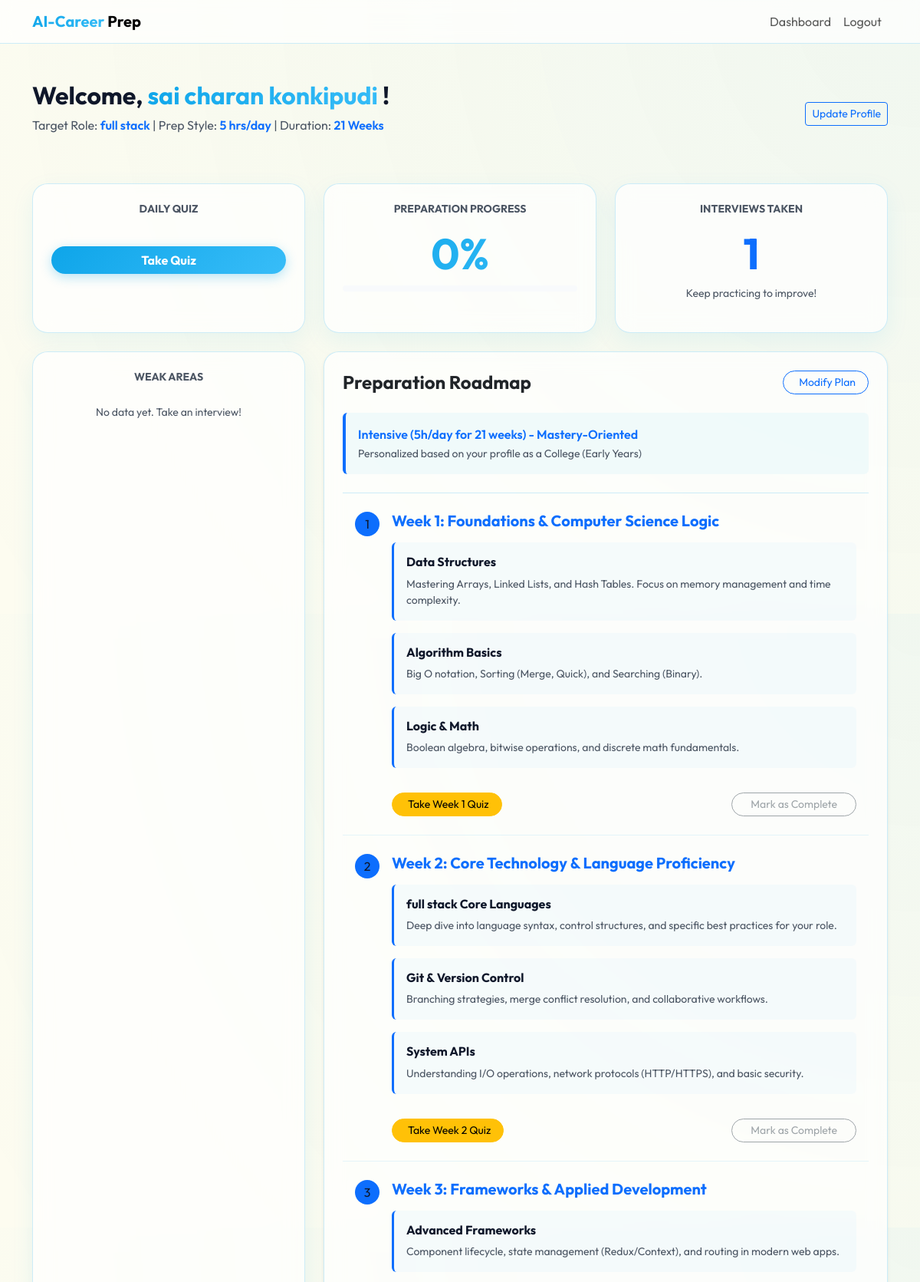
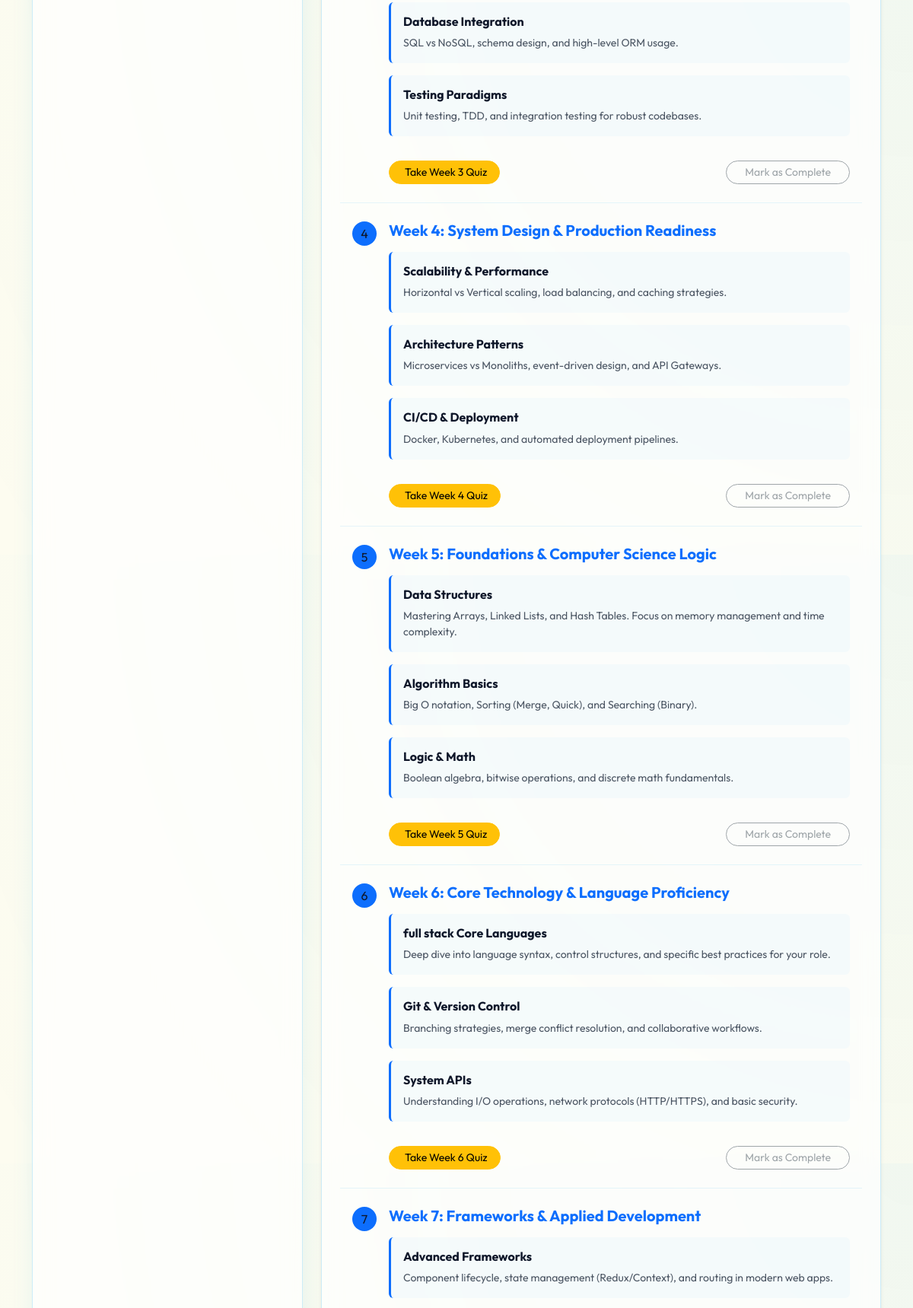
Page /dashboard (signed in, upper part) on the committed database (2 pictures, top to bottom).
### models.py (models this page shows)
class User(UserMixin, db.Model):
    id = db.Column(db.Integer, primary_key=True)
    username = db.Column(db.String(150), unique=True, nullable=False)
    email = db.Column(db.String(150), unique=True, nullable=False)
    password = db.Column(db.String(150), nullable=False)
    age = db.Column(db.Integer)
    education_level = db.Column(db.String(100))
    available_time = db.Column(db.String(100)) # e.g., "Full-time", "2 hours/day"
    desired_role = db.Column(db.String(100))
    prep_weeks = db.Column(db.Integer, default=1)
    readiness_score = db.Column(db.Integer, default=0)
    completed_modules = db.Column(db.String(500), default="") # Comma-separated indices
    sessions = db.relationship('InterviewSession', backref='user', lazy=True)

### app.py (the view)
    @app.route('/dashboard')
    @login_required
    def dashboard():
        from core.roadmap import generate_roadmap
        from models import QuizAttempt
        roadmap_data = generate_roadmap(current_user)
        passed_attempts = QuizAttempt.query.filter_by(user_id=current_user.id).all()
        passed_weeks = [
            a.week_number for a in passed_attempts
            if a.score >= (a.total_questions * 0.7)
        ]
        return render_template('dashboard.html', user=current_user, roadmap=roadmap_data, passed_weeks=passed_weeks)

### templates/dashboard.html (shortened to what this page needs)
{% extends "base.html" %}
{% block content %}
<div class="row">
    <div class="col-12 mb-5 d-flex justify-content-between align-items-center">
        <div>
            <h2 class="fw-bold">Welcome, <span class="gradient-text">{{ user.username }}</span>!</h2>
            <p class="text-muted">Target Role: <span class="fw-semibold text-primary">{{ user.desired_role }}</span> | Prep Style: <span class="fw-semibold text-primary">{{ user.available_time }} hrs/day</span> | Duration: <span class="fw-semibold text-primary">{{ user.prep_weeks }} Weeks</span></p>
        </div>
        <a href="{{ url_for('onboarding') }}" class="btn btn-outline-primary btn-sm">Update Profile</a>
    </div>
    <div class="col-md-4 mb-4">
        <div class="card card-glass p-4 text-center h-100">
            <h6 class="text-muted text-uppercase small fw-bold">Daily Quiz</h6>
            <a href="{{ url_for('quiz') }}" class="btn btn-primary w-100 rounded-pill fw-bold">Take Quiz</a>
        </div>
    </div>
    <div class="col-md-4 mb-4">
        <div class="card card-glass p-4 text-center h-100">
            <h6 class="text-muted text-uppercase small fw-bold">Preparation Progress</h6>
            <div class="display-4 fw-bold gradient-text my-2">{{ user.readiness_score }}%</div>
            <div class="progress bg-dark" style="height: 8px;">
            </div>
        </div>
    </div>
    <div class="col-md-4 mb-4">
        <div class="card card-glass p-4 text-center h-100">
            <h6 class="text-muted text-uppercase small fw-bold">Interviews Taken</h6>
            <div class="display-4 fw-bold text-primary my-2">{{ user.sessions|length }}</div>
            <p class="text-muted small">Keep practicing to improve!</p>
        </div>
    </div>
    <div class="col-md-4 mb-4">
        <div class="card card-glass p-4 text-center h-100">
            <h6 class="text-muted text-uppercase small fw-bold">Weak Areas</h6>
            <div class="text-white mt-3">
                {% if user.sessions and user.sessions[-1].weak_areas %}
                    {% for area in user.sessions[-1].weak_areas.split(',') %}
                        <span class="badge bg-danger mb-1">{{ area.strip() }}</span>
                    {% endfor %}
                {% else %}
                    <span class="text-muted italic small">No data yet. Take an interview!</span>
                {% endif %}
            </div>
        </div>
    </div>
    <div class="col-md-8">
        <div class="card card-glass p-4 shadow-sm mb-4">
            <div class="d-flex justify-content-between align-items-center mb-4">
                <h4 class="fw-bold mb-0">Preparation Roadmap</h4>
                <a href="{{ url_for('onboarding') }}" class="btn btn-outline-primary btn-sm rounded-pill px-3">
                     Modify Plan
                </a>
            </div>
            <div class="roadmap-summary p-3 rounded border-start border-primary border-4 mb-4" style="background: rgba(14, 165, 233, 0.05);">
                <p class="mb-0 fw-semibold text-primary">{{ roadmap.strategy }}</p>
                <small class="text-muted">Personalized based on your profile as a {{ user.education_level }}</small>
            </div>
            <div class="list-group list-group-flush bg-transparent">
                {% for module in roadmap.modules %}
                {% set module_idx = loop.index0 %}
                {% set is_completed = (module_idx|string) in user.completed_modules.split(',') %}
                <div class="list-group-item bg-transparent text-white border-secondary py-4 {% if is_completed %}opacity-50{% endif %}" style="position: relative;">
                    <div class="d-flex align-items-start">
                        <div class="me-3 {% if is_completed %}bg-success{% else %}bg-primary{% endif %} rounded-circle d-flex align-items-center justify-content-center flex-shrink-0" style="width: 32px; height: 32px;">
                            {% if is_completed %}<i class="bi bi-check-lg"></i>{% else %}{{ loop.index }}{% endif %}
                        </div>
                        <div class="w-100">
                            <h5 class="mb-3 fw-bold {% if is_completed %}text-success text-decoration-line-through{% else %}text-primary{% endif %}">{{ module.title }}</h5>
                            <div class="row">
                                {% for subject in module.subjects %}
                                <div class="col-12 mb-3">
                                    <div class="p-3 rounded border-start border-primary border-3" style="background: rgba(14, 165, 233, 0.03);">
                                        <h6 class="fw-bold mb-2">{{ subject.name }}</h6>
                                        <p class="text-muted small mb-0">{{ subject.content }}</p>
                                    </div>
                                </div>
                                {% endfor %}
                            </div>
                            <div class="d-flex justify-content-between align-items-center mt-3">
                                <div>
                                    {% set week_num = module_idx + 1 %}
                                    {% if week_num in passed_weeks %}
                                        <span class="badge bg-success"><i class="bi bi-patch-check-fill me-1"></i> Quiz Passed</span>
                                    {% else %}
                                        <a href="{{ url_for('quiz', week=week_num) }}" class="btn btn-warning btn-sm rounded-pill px-3">
                                             Take Week {{ week_num }} Quiz
                                        </a>
                                    {% endif %}
                                </div>
                                <div>
                                    <a href="{{ url_for('toggle_module', module_idx=module_idx) }}"
                                       class="btn {% if is_completed %}btn-success{% elif week_num in passed_weeks %}btn-outline-primary{% else %}btn-outline-secondary disabled{% endif %} btn-sm rounded-pill px-4">
                                        {% if is_completed %}
                                            <i class="bi bi-arrow-repeat me-1"></i> Study Again
                                        {% else %}
                                            Mark as Complete
                                        {% endif %}
                                    </a>
                                </div>
                            </div>
                        </div>
                    </div>
                </div>
                {% endfor %}
            </div>
        </div>
    </div>
</div>
{% endblock %}

### static/css/style.css (style rules this page uses)
:root { --sky-blue: #0ea5e9; --sky-blue-hover: #0284c7; --cream-bg: #fdfcf0; --deep-slate: #0f172a; --glass-bg: rgba(255, 255, 255, 0.85); --glass-border: rgba(14, 165, 233, 0.15); --primary-gradient: linear-gradient(135deg, #0ea5e9 0%, #38bdf8 100%); }
body { background-color: var(--cream-bg); background-image: radial-gradient(circle at top right, rgba(14, 165, 233, 0.05), transparent); color: var(--deep-slate); min-height: 100vh; }
.card-glass { background: var(--glass-bg); backdrop-filter: blur(12px); border: 1px solid var(--glass-border); border-radius: 20px; box-shadow: 0 10px 30px rgba(14, 165, 233, 0.08); transition: transform 0.3s ease, box-shadow 0.3s ease; }
.gradient-text { background: var(--primary-gradient); -webkit-background-clip: text; background-clip: text; -webkit-text-fill-color: transparent; }
.list-group-item { border-color: rgba(14, 165, 233, 0.1) !important; }
.text-white { color: var(--deep-slate) !important; }
.text-muted { color: #4b5563 !important; }
.bg-dark { background-color: #f8fafc !important; }
.border-secondary, .border-dark { border-color: rgba(14, 165, 233, 0.1) !important; }

### templates/base.html (style rules this page uses)
:root { --sky-blue: #0ea5e9; --sky-blue-hover: #0284c7; --cream-bg: #fdfcf0; --deep-slate: #0f172a; --glass-bg: rgba(255, 255, 255, 0.7); --glass-border: rgba(14, 165, 233, 0.2); --primary-gradient: linear-gradient(135deg, #0ea5e9 0%, #38bdf8 100%); }
body { font-family: 'Outfit', sans-serif; background-color: var(--cream-bg); color: var(--deep-slate); min-height: 100vh; }
.btn-primary { background: var(--primary-gradient); border: none; box-shadow: 0 4px 15px rgba(14, 165, 233, 0.3); color: white !important; }

### rows in the picture
User: username "sai charan konkipudi", desired_role "full stack", available_time "5", prep_weeks "21", readiness_score "0", education_level "College (Early Years)"

### other values in the picture
{{ user.sessions|length }} "1"
{{ roadmap.strategy }} "Intensive (5h/day for 21 weeks) - Mastery-Oriented"
{{ module.title }} "Week 1: Foundations & Computer Science Logic" "Week 2: Core Technology & Language Proficiency" "Week 3: Frameworks & Applied Development" "Week 4: System Design & Production Readiness" "Week 5: Foundations & Computer Science Logic" "Week 6: Core Technology & Language Proficiency" "Week 7: Frameworks & Applied Development"
{{ subject.name }} "Data Structures" "Algorithm Basics" "Logic & Math" "full stack Core Languages" "Git & Version Control" "System APIs" "Advanced Frameworks" "Database Integration" "Testing Paradigms" "Scalability & Performance" "Architecture Patterns" "CI/CD & Deployment" "Data Structures" "Algorithm Basics" "Logic & Math" "full stack Core Languages" "Git & Version Control" "System APIs" "Advanced Frameworks"
{{ subject.content }} "Mastering Arrays, Linked Lists, and Hash Tables. Focus on memory management and time complexity." "Big O notation, Sorting (Merge, Quick), and Searching (Binary)." "Boolean algebra, bitwise operations, and discrete math fundamentals." "Deep dive into language syntax, control structures, and specific best practices for your role." "Branching strategies, merge conflict resolution, and collaborative workflows." "Understanding I/O operations, network protocols (HTTP/HTTPS), and basic security." "Component lifecycle, state management (Redux/Context), and routing in modern web apps." "SQL vs NoSQL, schema design, and high-level ORM usage." "Unit testing, TDD, and integration testing for robust codebases." "Horizontal vs Vertical scaling, load balancing, and caching strategies." "Microservices vs Monoliths, event-driven design, and API Gateways." "Docker, Kubernetes, and automated deployment pipelines." "Mastering Arrays, Linked Lists, and Hash Tables. Focus on memory management and time complexity." "Big O notation, Sorting (Merge, Quick), and Searching (Binary)." "Boolean algebra, bitwise operations, and discrete math fundamentals." "Deep dive into language syntax, control structures, and specific best practices for your role." "Branching strategies, merge conflict resolution, and collaborative workflows." "Understanding I/O operations, network protocols (HTTP/HTTPS), and basic security." "Component lifecycle, state management (Redux/Context), and routing in modern web apps."
{{ week_num }} "1" "2" "3" "4" "5" "6"
